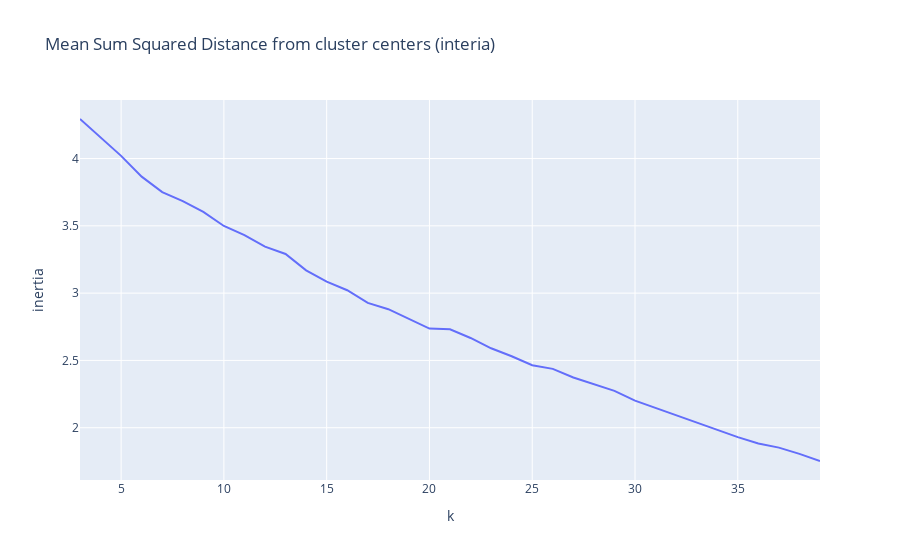

Notebook cell for this chart:
### Code cell
fig = px.line(df,x='k',y='inertia',title='Mean Sum Squared Distance from cluster centers (interia)')
fig.show()

### Figure 1 — Plotly figure (JSON) as saved in the notebook; plotly's stock layout.template omitted (floating-point values rounded to 4 significant figures)
{"data": [{"hovertemplate": "k=%{x}<br>inertia=%{y}<extra></extra>", "legendgroup": "", "line": {"color": "#636efa", "dash": "solid"}, "mode": "lines", "name": "", "orientation": "v", "showlegend": false, "type": "scatter", "x": [3, 4, 5, 6, 7, 8, 9, 10, 11, 12, 13, 14, 15, 16, 17, 18, 19, 20, 21, 22, 23, 24, 25, 26, 27, 28, 29, 30, 31, 32, 33, 34, 35, 36, 37, 38, 39], "xaxis": "x", "y": [4.294, 4.159, 4.02, 3.865, 3.75, 3.684, 3.603, 3.499, 3.431, 3.346, 3.291, 3.17, 3.085, 3.021, 2.927, 2.881, 2.808, 2.737, 2.731, 2.667, 2.59, 2.531, 2.465, 2.437, 2.374, 2.326, 2.274, 2.201, 2.147, 2.09, 2.04, 1.982, 1.93, 1.882, 1.852, 1.806, 1.753], "yaxis": "y"}], "layout": {"autosize": true, "legend": {"tracegroupgap": 0}, "title": {"text": "Mean Sum Squared Distance from cluster centers (interia)"}, "xaxis": {"anchor": "y", "autorange": true, "domain": [0, 1], "range": [3, 39], "title": {"text": "k"}, "type": "linear"}, "yaxis": {"anchor": "x", "autorange": true, "domain": [0, 1], "range": [1.612, 4.435], "title": {"text": "inertia"}, "type": "linear"}}}
